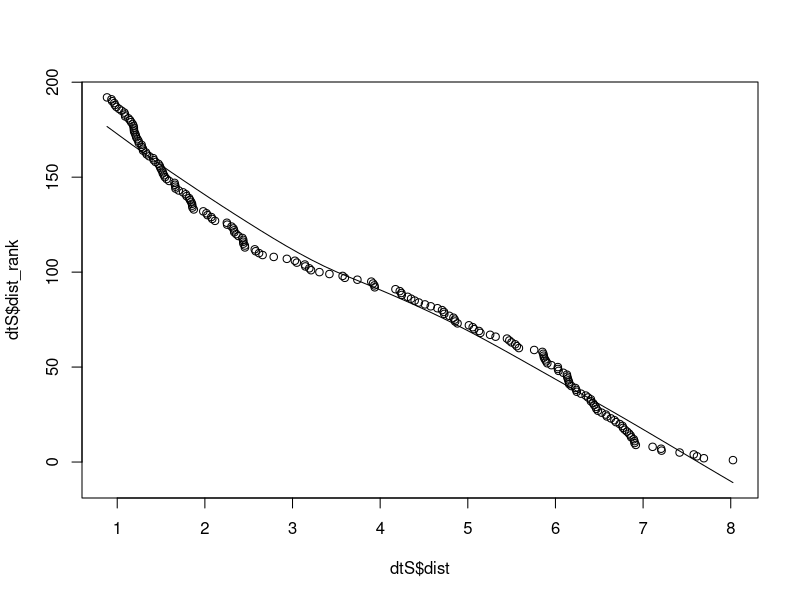
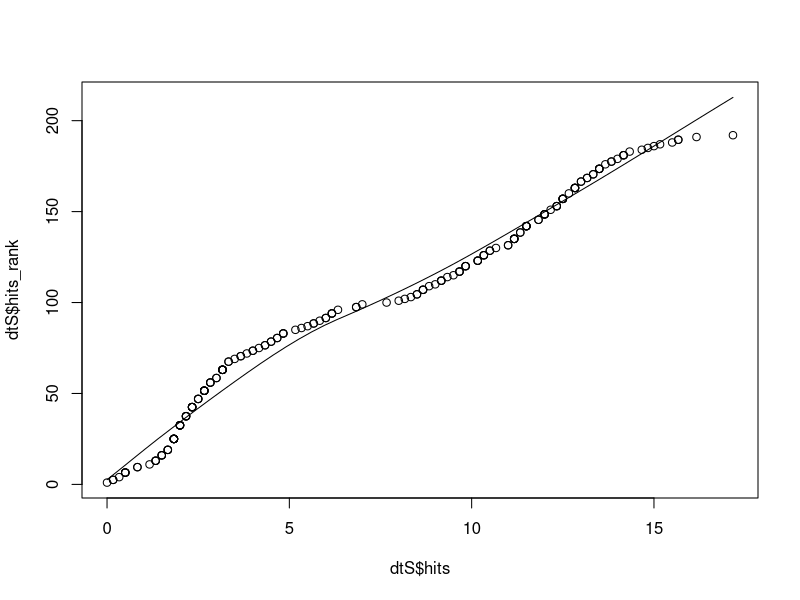
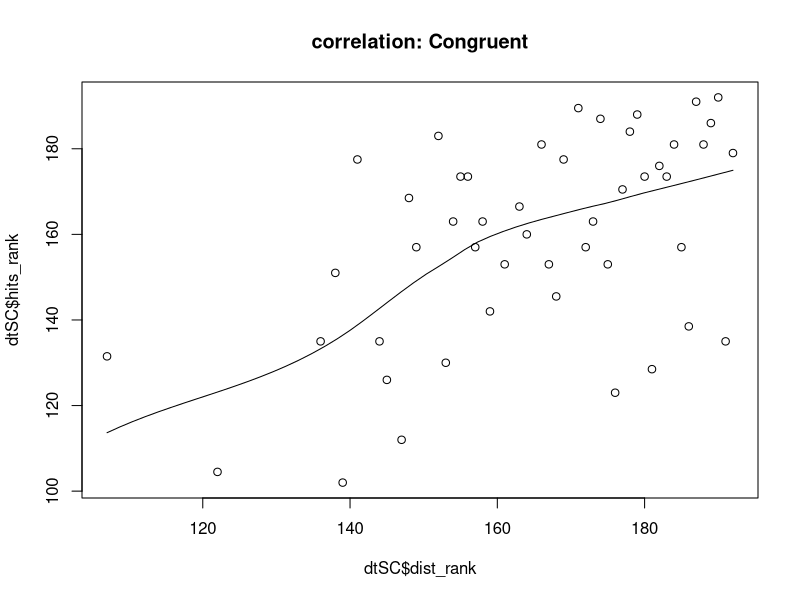
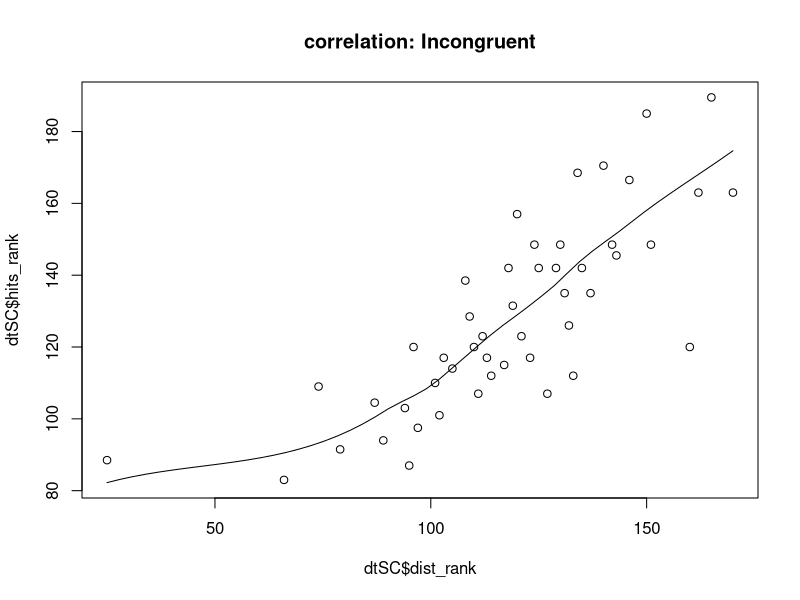
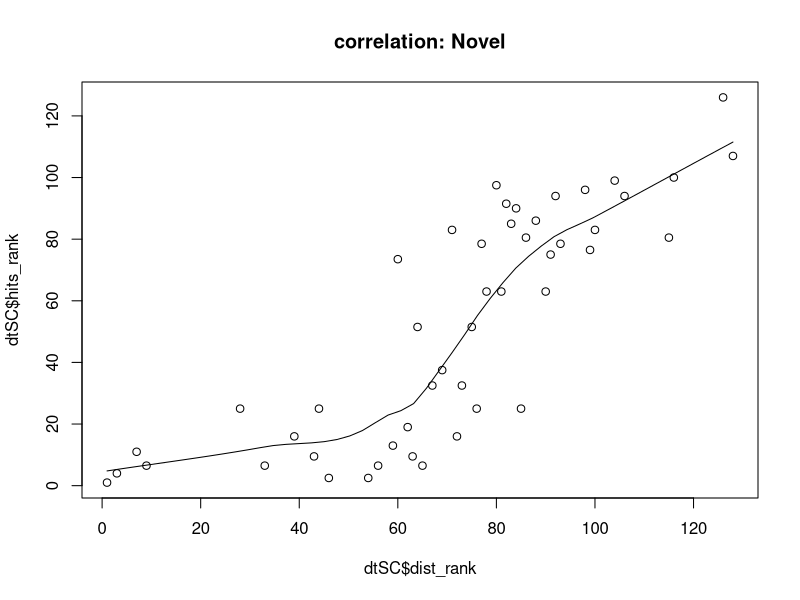
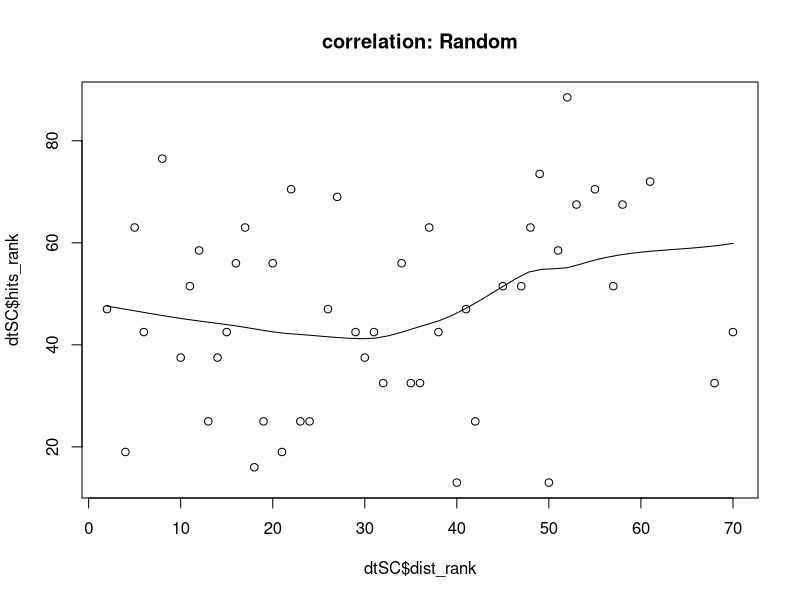
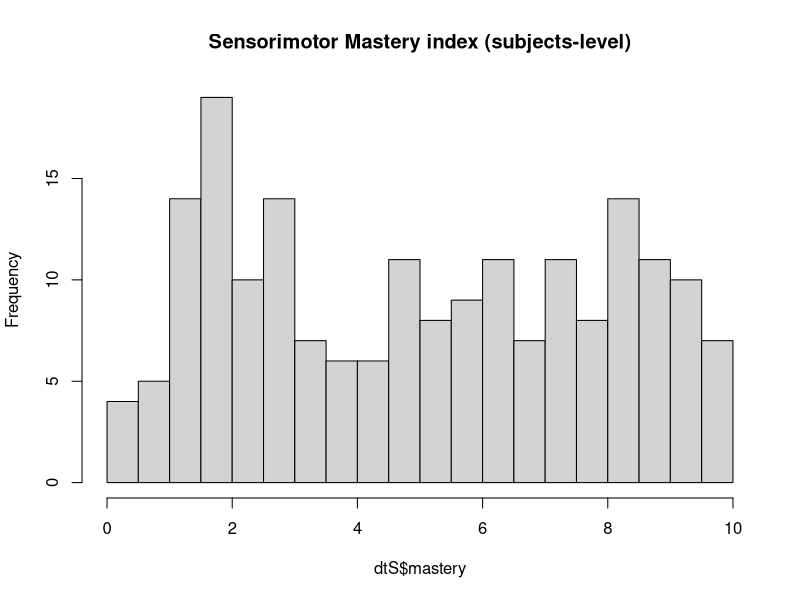
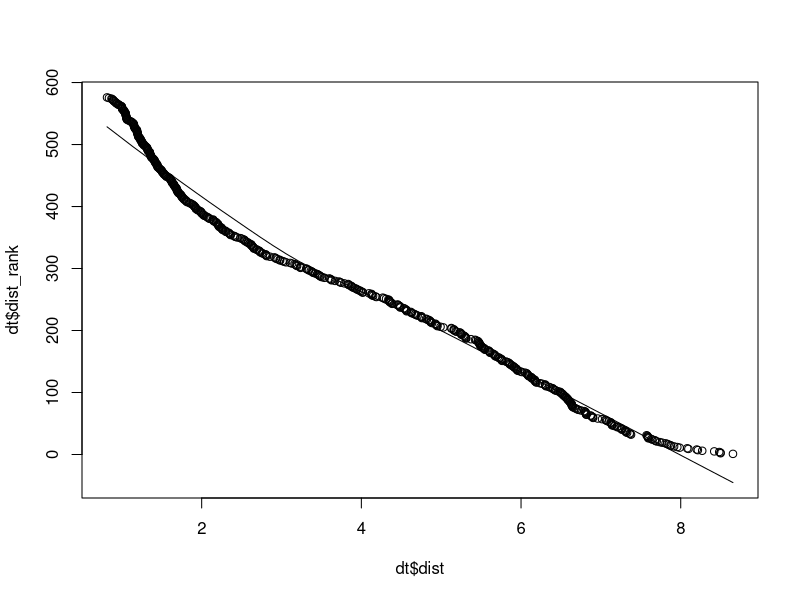

Recreate these plots in R, in order.
## ---- chunk 1

# load packages
library(here, warn.conflicts = FALSE, quietly=TRUE)
library(dplyr, warn.conflicts = FALSE, quietly=TRUE)
library(lattice, warn.conflicts = FALSE, quietly=TRUE)
library(afex, warn.conflicts = FALSE, quietly=TRUE)
library(emmeans, warn.conflicts = FALSE, quietly=TRUE)
library(ggpubr, warn.conflicts = FALSE, quietly=TRUE)
#library(tidyr, warn.conflicts = FALSE, quietly=TRUE)

# set working directory
data_dir <- paste0(here(),"/_data")
setwd(data_dir)

# read preprocessed data 
dt <- read.table(file = "smcvr_cfs_sm_data_blocks.csv" ) 
dtS <- read.table(file = "smcvr_cfs_sm_data_ID.csv" )

# recode variables
levels(dt$condition)[levels(dt$condition)=="Incongruent"] <- "Opposite"
levels(dtS$condition)[levels(dtS$condition)=="Incongruent"] <- "Opposite"
dt$dist <- dt$dist * 100 # to cm
dtS$dist <- dtS$dist * 100 # to cm


## ---- chunk 2

# According to the preregistration: "If performance measures from both tasks turn out to be highly correlated, a single index (e.g., the average of ranks or standardised values from both tasks) will be determined and used in exploratory analyses".

### Subjects-level

## get average of ranks from Moving and Static Target versions

# Distance rank (Moving Target version)
dtS$dist_rank <- rank(-dtS$dist)
scatter.smooth(dtS$dist, dtS$dist_rank)

# Hits rank (Static Target version)
dtS$hits_rank <- rank(dtS$hits)
scatter.smooth(dtS$hits, dtS$hits_rank)

# associations between ranks
for (c in unique(dtS$condition)) {
dtSC <- dtS[dtS$condition == c,]

# check correlations between ranks
scatter.smooth(dtSC$dist_rank, dtSC$hits_rank, main = paste0("correlation: ", c))
cor <- cor.test(dtSC$dist_rank, dtSC$hits_rank, method = "spearman")
print(cor) }

# average rank from both tasks
dtS$mastery <- (dtS$dist_rank + dtS$hits_rank) / 2

# normalize index (0-10)
dtS$mastery <- ((dtS$mastery - min(dtS$mastery)) / (max(dtS$mastery) - min(dtS$mastery))) * 10
hist(dtS$mastery, breaks = 20, main = "Sensorimotor Mastery index (subjects-level)")



### Blocks-level 

## get average of ranks from Moving and Static Target versions

# Distance rank (Moving Target version)
dt$dist_rank <- rank(-dt$dist)
scatter.smooth(dt$dist, dt$dist_rank)

# Hits rank (Static Target version)
dt$hits_rank <- rank(dt$hits)
scatter.smooth(dt$hits, dt$hits_rank)

# check correlations between ranks
par(mfrow=c(2,3))

for (c in unique(dt$condition)) {
  
dC <- dt[dt$condition == c,]

for (b in unique(dC$block)) {
  
dCb <- dC[dC$block == b,]
  
print(paste0("condition: ", c, " block: ", b))
cor <- cor.test(dCb$dist_rank, dCb$hits_rank, method = "spearman")
p_val <- round(cor$p.value, 3)
scatter.smooth(dCb$dist_rank, dCb$hits_rank, main = paste0(c, " block:", b, ", p = ", p_val))
print(cor)
}
}

rm(dCb)
rm(dC)
rm(cor)


### create single index

# average rank from both tasks
dt$mastery <- (dt$dist_rank + dt$hits_rank) / 2

# normalize ranks (0-10)
dt$mastery <- ((dt$mastery - min(dt$mastery)) / (max(dt$mastery) - min(dt$mastery))) * 10
par(mfrow=c(1,1))
hist(dt$mastery, breaks = 20, main = "Sensorimotor Mastery index (blocks-level)")


## ---- chunk 3

par(mar=c(2.1,2.1,1.1,1.1),mfrow=c(2,2))

### General - Sensorimotor Mastery Index

## Normalized detection times

for (c in unique(dtS$condition)) {

dc <- dtS[dtS$condition == c,]

print(c)

print(shapiro.test(dc$time_n))
test <- shapiro.test(dc$time_n)
norm1 <- (test$p.value > 0.05)

print(shapiro.test(dc$mastery))
test <- shapiro.test(dc$mastery)
norm2 <- (test$p.value > 0.05)

ifelse((norm1 == FALSE | norm2 == FALSE), R_method <- "spearman", R_method <- "pearson")

cor <- cor.test(dc$time_n, dc$mastery, method = R_method)
p_val <- round(cor$p.value, 3)
print(cor)

p <- scatter.smooth(dc$mastery,dc$time_n, xlim = c(0,10), main = paste(c, ", p = ", p_val), xlab = "mastery", ylab = "breakthrough time (normalized)")
p
}


## Raw detection times (additional exploration)

for (c in unique(dtS$condition)) {

dc <- dtS[dtS$condition == c,]

print(c)

print(shapiro.test(dc$time))
test <- shapiro.test(dc$time)
norm1 <- (test$p.value > 0.05)

print(shapiro.test(dc$mastery))
test <- shapiro.test(dc$mastery)
norm2 <- (test$p.value > 0.05)

ifelse((norm1 == FALSE | norm2 == FALSE), R_method <- "spearman", R_method <- "pearson")

cor <- cor.test(dc$time, dc$mastery, method = R_method)
p_val <- round(cor$p.value, 3)
print(cor)

p <- scatter.smooth(dc$mastery,dc$time, xlim = c(0,10), main = paste(c, ", p = ", p_val), xlab = "mastery", ylab = "breakthrough time (s)")
p
}

### Optional: check separately for Moving and Static Target Versions (no significant associations)

optional_check = F

if (optional_check == F) {
  
# Normalized detection times - Moving Target Version

for (c in unique(dtS$condition)) {

dc <- dtS[dtS$condition == c,]

print(c)

print(shapiro.test(dc$time_n))
print(shapiro.test(dc$dist))
cor <- cor.test(dc$time_n, dc$dist, method = "spearman")
p_val <- round(cor$p.value, 3)
print(cor)

p <- scatter.smooth(dc$dist,dc$time_n, xlim = c(0,10), main = paste(c, ", p = ", p_val), xlab = "distance", ylab = "breakthrough time (normalized)")
p
}
 
# Normalized detection times - Static Target Version

for (c in unique(dtS$condition)) {

dc <- dtS[dtS$condition == c,]

print(c)

print(shapiro.test(dc$time_n))
print(shapiro.test(dc$hits))
cor <- cor.test(dc$time_n, dc$hits, method = "spearman")
print(cor)
p_val <- round(cor$p.value, 3)
p <- scatter.smooth(dc$hits,dc$time_n, xlim = c(0,20), main = paste(c, ", p = ", p_val), xlab = "hits", ylab = "breakthrough time (normalized)")
p
}
}

## ---- chunk 4

par(mfrow=c(2,3))

for (c in unique(dt$condition)) {
dc <- dt[dt$condition == c,]

for (b in 1:3) {
  
dcb <- dc[dc$block == b,]  

print(c)
print(b)

print(shapiro.test(dcb$time_n))
test <- shapiro.test(dcb$time_n)
norm1 <- (test$p.value > 0.05)

print(shapiro.test(dcb$mastery))
test <- shapiro.test(dcb$mastery)
norm2 <- (test$p.value > 0.05)

ifelse((norm1 == FALSE | norm2 == FALSE), R_method <- "spearman", R_method <- "pearson")

cor <- cor.test(dcb$mastery, dcb$time_n, method = R_method)
print(cor)
p_val <- round(cor$p.value, 3)

m <- scatter.smooth(dcb$mastery, dcb$time_n, xlim = c(0,10), ylim = c(-2,2), main = paste(c, "- block:", b, " p =", p_val))
}
}


# Plot results for congruent, opposite, and random conditions
con = rgb(.28,.13,.45, alpha = 0.65)
opp = rgb(.18,.44,.56, alpha = 0.8)
nov = rgb(.136,.553,.425, alpha = 0.8)
ran = rgb(.70,.64,.15, alpha = 0.8)

## Congruent
# prepare data
dc <- dt[dt$condition == "Congruent",]
dc$time_n <- as.numeric(dc$time_n)
dc$mastery <- as.numeric(dc$mastery)
dc$block <- as.factor(dc$block)

# specify colours (darkness)
#nov1 = rgb(.136 * 1.4,.553 * 1.4,.425 * 1.4, alpha = 0.8)
con1 = rgb(.28 * 1.6,.13 * 1.6,.45 * 1.6, alpha = 0.8)
con2 = rgb(.28,.13,.45, alpha = 0.8)
con3 = rgb(.28/2,.13/2,.45/2, alpha = 0.8)

## Plot associations
sp <- ggscatter(dc, x = "mastery", y = "time_n",
  ellipse = F, ellipse.level = 0.01, ellipse.type = "t", # norm/euclid #level095
  ellipse.alpha = 0.2, ellipse.border.remove = T,
  mean.point = T, mean.point.size = 4,star.plot = F,
  add = "reg.line",             # Add regression line
  conf.int = T,                # Add confidence interval
  color = "block", size = c(1.0), # Color by groups
  palette = c(con1,con2,con3), 
  shape = "block") + scale_shape_manual(values=c(19, 15, 17)) 
sp


## Opposite
# prepare data
dc <- dt[dt$condition == "Opposite",]
dc$time_n <- as.numeric(dc$time_n)
dc$mastery <- as.numeric(dc$mastery)
dc$block <- as.factor(dc$block)

# specify colours (darkness)
#nov1 = rgb(.136 * 1.4,.553 * 1.4,.425 * 1.4, alpha = 0.8)
opp1 = rgb(.18 * 1.4,.44 * 1.4,.56 * 1.4, alpha = 0.8)
opp2 = rgb(.18,.44,.56, alpha = 0.8)
opp3 = rgb(.18/2,.44/2,.56/2, alpha = 0.8)

## Plot associations
sp <- ggscatter(dc, x = "mastery", y = "time_n",
  ellipse = F, ellipse.level = 0.01, ellipse.type = "t", # norm/euclid #level095
  ellipse.alpha = 0.2, ellipse.border.remove = T,
  mean.point = T, mean.point.size = 4,star.plot = F,
  add = "reg.line",             # Add regression line
  conf.int = T,                # Add confidence interval
  color = "block", size = c(1.0), # Color by groups
  palette = c(opp1,opp2,opp3), 
  shape = "block") + scale_shape_manual(values=c(19, 15, 17)) 
sp


## Random
# prepare data
dc <- dt[dt$condition == "Random",]
dc$time_n <- as.numeric(dc$time_n)
dc$mastery <- as.numeric(dc$mastery)
dc$block <- as.factor(dc$block)

# specify colours (darkness)
#nov1 = rgb(.136 * 1.4,.553 * 1.4,.425 * 1.4, alpha = 0.8)
ran1 = rgb(.70 * 1.1,.64 * 1.1,.15 * 1.1, alpha = 0.8)
ran2 = rgb(.70/1.2,.64/1.2,.15/1.2, alpha = 0.8)
ran3 = rgb(.70/2,.64/2,.15/2, alpha = 0.8)

## Plot associations
sp <- ggscatter(dc, x = "mastery", y = "time_n",
  ellipse = F, ellipse.level = 0.01, ellipse.type = "t", # norm/euclid #level095
  ellipse.alpha = 0.2, ellipse.border.remove = T,
  mean.point = T, mean.point.size = 4,star.plot = F,
  add = "reg.line",             # Add regression line
  conf.int = T,                # Add confidence interval
  color = "block", size = c(1.0), # Color by groups
  palette = c(ran1,ran2,ran3), 
  shape = "block") + scale_shape_manual(values=c(19, 15, 17)) 
sp



## ---- chunk 5

# prepare data
dc <- dt[dt$condition == "Novel",]
dc$time_n <- as.numeric(dc$time_n)
dc$mastery <- as.numeric(dc$mastery)
dc$block <- as.factor(dc$block)

# specify colours (darkness)
#nov1 = rgb(.136 * 1.4,.553 * 1.4,.425 * 1.4, alpha = 0.8)
nov1 = rgb(.136 * 1.25,.553 * 1.25,.425 * 1.25, alpha = 0.8)
nov2 = rgb(.136/1.2,.553/1.2,.425/1.2, alpha = 0.8)
nov3 = rgb(.136/2,.553/2,.425/2, alpha = 0.8)


## Plot associations
sp <- ggscatter(dc, x = "mastery", y = "time_n",
  ellipse = F, ellipse.level = 0.01, ellipse.type = "t", # norm/euclid#level095
  ellipse.alpha = 0.2, ellipse.border.remove = T,
  mean.point = T, mean.point.size = 4.5,star.plot = F,
  add = "reg.line",             # Add regression line
  conf.int = T,                # Add confidence interval
  color = "block", size = c(1.5), # Color by groups
  palette = c(nov1,nov2,nov3), 
  shape = "block") + scale_shape_manual(values=c(19, 15, 17)) 
sp

# for Fig4e change point sizes: 5 & 1.3 (export 4.7 x 5.5)

## check how many people had a better score than in the random condition
d <- dtS

d <- dplyr::select(d, ID, condition, mastery)
d <- tidyr::pivot_wider(d, id_cols = ID, names_from = condition, values_from =  mastery)

d$learned <- (d$Novel > d$Random)
length(d$ID[d$learned == T])


## check the correlation between change in sensorimotor performance (blocks 1-3) and change in detection times (blocks 1-3)

par(mfrow=c(1,1))

# prepare data
d <- dt[dt$block != 2,]
d <- d[d$condition == "Novel",]
d <- select(d, ID, block, condition, time, time_n, mastery)
d <- tidyr::pivot_wider(d, id_cols = ID, names_from = block, values_from = c(mastery,time,time_n))

## mastery: change between the last and the block
d$mastery_change <- d$mastery_3 - d$mastery_1
#hist(d$mastery_change)

## detection times (s): change between the last and first block
d$time_change <- d$time_3 - d$time_1
#hist(d$time_change)

## detection times (normalised): change between the last and first block
d$timeN_change <- d$time_n_3 - d$time_n_1
#hist(d$timeN_change)

# test normality of variables
shapiro.test(d$mastery_change)
shapiro.test(d$time_change)
shapiro.test(d$timeN_change)

# change in mastery vs change in detection times (s)
cor.test(d$mastery_change, d$time_change, method = "spearman")
#scatter.smooth(d$mastery_change, d$time_change)

# change in mastery vs change in detection times (normalised)
cor.test(d$mastery_change, d$timeN_change, method = "pearson")
#scatter.smooth(d$mastery_change, d$timeN_change)
